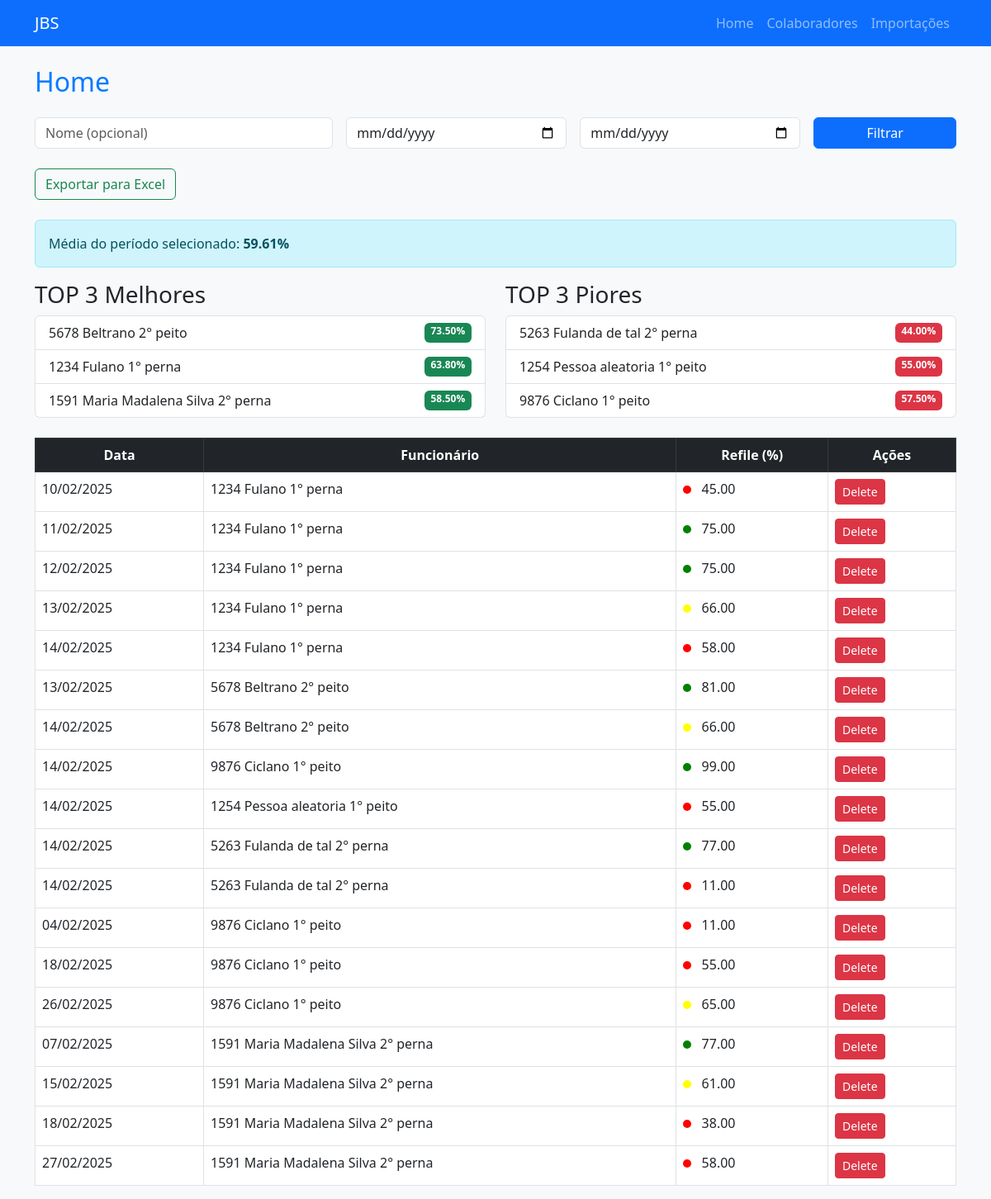
Screenshot of / (signed in) with the database file from the repository.
### app/models.py (models this page shows)
class Colaborador(db.Model):
    id = db.Column(db.Integer, primary_key=True)
    nome = db.Column(db.String(100), nullable=False)
    cargo = db.Column(db.String(100), nullable=False)
    importacoes = db.relationship('Importacao', backref='colaborador', cascade='all, delete-orphan')

class Importacao(db.Model):
    id = db.Column(db.Integer, primary_key=True)
    data = db.Column(db.Date, nullable=False)
    funcionario_id = db.Column(db.Integer, db.ForeignKey('colaborador.id'), nullable=False)
    refile = db.Column(db.Float, nullable=False)

### app/routes.py (the view)
@main.route('/', methods=['GET'])
def home():
    nome = request.args.get('nome', '').strip()
    data_inicial = request.args.get('data_inicial')
    data_final = request.args.get('data_final')
    query = Importacao.query.join(Colaborador).add_columns(
    Importacao.id,  # Include the ID field
    Colaborador.nome,
    Importacao.data,
    Importacao.refile
)
    if nome:
        query = query.filter(Colaborador.nome.ilike(f"%{nome}%"))
    if data_inicial:
        query = query.filter(Importacao.data >= datetime.datetime.strptime(data_inicial, '%Y-%m-%d').date())
    if data_final:
        query = query.filter(Importacao.data <= datetime.datetime.strptime(data_final, '%Y-%m-%d').date())
    resultados = query.all()
    if 'user_id' not in session:
        return redirect(url_for('auth.login'))
    media = sum(r.refile for r in resultados) / len(resultados) if resultados else None
    top_melhores_filtrados = (
        db.session.query(Colaborador.nome, func.avg(Importacao.refile).label('media_refile'))
        .join(Importacao)
        .group_by(Colaborador.id)
        .order_by(func.avg(Importacao.refile).desc())
        .filter(
            Colaborador.nome.ilike(f"%{nome}%") if nome else True,
            Importacao.data >= datetime.datetime.strptime(data_inicial, '%Y-%m-%d').date() if data_inicial else True,
            Importacao.data <= datetime.datetime.strptime(data_final, '%Y-%m-%d').date() if data_final else True
        )
        .limit(3)
        .all()
    )
    top_piores_filtrados = (
        db.session.query(Colaborador.nome, func.avg(Importacao.refile).label('media_refile'))
        .join(Importacao)
        .group_by(Colaborador.id)
        .order_by(func.avg(Importacao.refile))
        .filter(
            Colaborador.nome.ilike(f"%{nome}%") if nome else True,
            Importacao.data >= datetime.datetime.strptime(data_inicial, '%Y-%m-%d').date() if data_inicial else True,
            Importacao.data <= datetime.datetime.strptime(data_final, '%Y-%m-%d').date() if data_final else True
        )
        .limit(3)
        .all()
    )
    top_melhores_geral = (
        db.session.query(Colaborador.nome, func.avg(Importacao.refile).label('media_refile'))
        .join(Importacao)
        .group_by(Colaborador.id)
        .order_by(func.avg(Importacao.refile).desc())
        .limit(3)
        .all()
    )
    top_piores_geral = (
        db.session.query(Colaborador.nome, func.avg(Importacao.refile).label('media_refile'))
        .join(Importacao)
        .group_by(Colaborador.id)
        .order_by(func.avg(Importacao.refile))
        .limit(3)
        .all()
    )
    return render_template(
        'home.html',
        resultados=resultados,
        media=media,
        top_melhores_filtrados=top_melhores_filtrados,
        top_piores_filtrados=top_piores_filtrados,
        top_melhores_geral=top_melhores_geral,
        top_piores_geral=top_piores_geral,
    )

### app/__init__.py (called while the page is built)
def create_app():
    app = Flask(__name__, template_folder='templates')
    app.config['SECRET_KEY'] = 'your_secret_key_here'
    app.config['SQLALCHEMY_DATABASE_URI'] = 'sqlite:///app.db'
    app.config['SQLALCHEMY_TRACK_MODIFICATIONS'] = False
    db.init_app(app)
    migrate.init_app(app, db)
    from app.routes import main
    from app.auth import auth
    app.register_blueprint(main)
    app.register_blueprint(auth, url_prefix='/auth')
    @app.before_request
    def check_user_logged_in():
        open_endpoints = ['auth.login', 'auth.register']  # Add more if needed
        if 'user_id' not in session and request.endpoint not in open_endpoints:
            return redirect(url_for('auth.login'))
    with app.app_context():
        db.create_all()
    return app

### app/templates/home.html
{% extends 'base.html' %}
{% block content %}
<h2 class="mb-4">Home</h2>
<form method="GET" class="row g-3 mb-4">
    <div class="col-md-4">
        <input type="text" name="nome" class="form-control" placeholder="Nome (opcional)" value="{{ request.args.get('nome', '') }}">
    </div>
    <div class="col-md-3">
        <input type="date" name="data_inicial" class="form-control" value="{{ request.args.get('data_inicial', '') }}">
    </div>
    <div class="col-md-3">
        <input type="date" name="data_final" class="form-control" value="{{ request.args.get('data_final', '') }}">
    </div>
    <div class="col-md-2">
        <button type="submit" class="btn btn-primary w-100">Filtrar</button>
    </div>
</form>
<form method="GET" action="{{ url_for('main.exportar_excel') }}" class="mb-4">
    <button type="submit" class="btn btn-outline-success">Exportar para Excel</button>
</form>
{% if media is not none %}
<p class="alert alert-info">Média do período selecionado: <strong>{{ "%.2f" | format(media) }}%</strong></p>
{% else %}
<p class="alert alert-warning">Nenhum dado encontrado para o período selecionado.</p>
{% endif %}
<div class="row">
    <div class="col-md-6">
        <h3>TOP 3 Melhores</h3>
        <ul class="list-group">
            {% if top_melhores_filtrados %}
                {% for item in top_melhores_filtrados %}
                <li class="list-group-item d-flex justify-content-between">
                    {{ item[0] }} <span class="badge bg-success">{{ "%.2f" | format(item[1]) }}%</span>
                </li>
                {% endfor %}
            {% else %}
                {% for item in top_melhores_geral %}
                <li class="list-group-item d-flex justify-content-between">
                    {{ item[0] }} <span class="badge bg-success">{{ "%.2f" | format(item[1]) }}%</span>
                </li>
                {% endfor %}
            {% endif %}
        </ul>
    </div>
    <div class="col-md-6">
        <h3>TOP 3 Piores</h3>
        <ul class="list-group">
            {% if top_piores_filtrados %}
                {% for item in top_piores_filtrados %}
                <li class="list-group-item d-flex justify-content-between">
                    {{ item[0] }} <span class="badge bg-danger">{{ "%.2f" | format(item[1]) }}%</span>
                </li>
                {% endfor %}
            {% else %}
                {% for item in top_piores_geral %}
                <li class="list-group-item d-flex justify-content-between">
                    {{ item[0] }} <span class="badge bg-danger">{{ "%.2f" | format(item[1]) }}%</span>
                </li>
                {% endfor %}
            {% endif %}
        </ul>
    </div>
</div>
<table class="table table-bordered mt-4">
    <thead class="table-dark">
        <tr>
            <th>Data</th>
            <th>Funcionário</th>
            <th>Refile (%)</th>
            <th>Ações</th>
        </tr>
    </thead>
    <tbody>
        {% for resultado in resultados %}
        <tr>
            <td>{{ resultado.data.strftime('%d/%m/%Y') }}</td>
            <td>{{ resultado.nome }}</td>
            <td>
                <span style="height: 10px; width: 10px; display: inline-block; border-radius: 50%; margin-right: 8px; background-color:
                    {% if resultado.refile >= 70 %} green
                    {% elif 60 <= resultado.refile < 70 %} yellow
                    {% else %} red {% endif %};">
                </span>
                {{ "%.2f" | format(resultado.refile) }}
            </td>
            <td>
                <form method="POST" action="{{ url_for('main.delete_result', id=resultado.id) }}"
                      onsubmit="return confirm('Vai deletar mesmo?');">
                    <button type="submit" class="btn btn-danger btn-sm">Delete</button>
                </form>
            </td>
        </tr>
        {% endfor %}
    </tbody>
</table>
{% endblock %}

### app/templates/base.html (shortened to what this page needs)
<!DOCTYPE html>
<html lang="pt-BR">
<head>
    <link
        href="https://cdn.jsdelivr.net/npm/bootstrap@5.3.0/dist/css/bootstrap.min.css"
        rel="stylesheet"
    >
    <link rel="stylesheet" href="{{ url_for('static', filename='styles.css') }}">
</head>
<body class="bg-light">
    <nav class="navbar navbar-expand-lg navbar-dark bg-primary">
        <div class="container">
            <a class="navbar-brand" href="{{ url_for('main.home') }}">JBS</a>
            <div class="collapse navbar-collapse">
                <ul class="navbar-nav ms-auto">
                    <li class="nav-item"><a class="nav-link" href="{{ url_for('main.home') }}">Home</a></li>
                    <li class="nav-item"><a class="nav-link" href="{{ url_for('main.colaboradores') }}">Colaboradores</a></li>
                    <li class="nav-item"><a class="nav-link" href="{{ url_for('main.importacoes') }}">Importações</a></li>
                </ul>
            </div>
        </div>
    </nav>
    <main class="container mt-4">
        {% block content %}{% endblock %}
    </main>
</body>
</html>

### app/static/styles.css (style rules this page uses)
body { background-color: #f8f9fa; }
h2 { color: #007bff; }
.table th { text-align: center; }

### rows the page displays
Colaborador: nome "5678 Beltrano 2° peito", item "73.50"
Colaborador: nome "1234 Fulano 1° perna", item "63.80"
Colaborador: nome "1591 Maria Madalena Silva 2° perna", item "58.50"
Colaborador: nome "5263 Fulanda de tal 2° perna", item "44.00"
Colaborador: nome "1254 Pessoa aleatoria 1° peito", item "55.00"
Colaborador: nome "9876 Ciclano 1° peito", item "57.50"
Importacao: data "10/02/2025", nome "1234 Fulano 1° perna", refile "45.00"
Importacao: data "11/02/2025", nome "1234 Fulano 1° perna", refile "75.00"
Importacao: data "12/02/2025", nome "1234 Fulano 1° perna", refile "75.00"
Importacao: data "13/02/2025", nome "1234 Fulano 1° perna", refile "66.00"
Importacao: data "14/02/2025", nome "1234 Fulano 1° perna", refile "58.00"
Importacao: data "13/02/2025", nome "5678 Beltrano 2° peito", refile "81.00"
Importacao: data "14/02/2025", nome "5678 Beltrano 2° peito", refile "66.00"
Importacao: data "14/02/2025", nome "9876 Ciclano 1° peito", refile "99.00"
Importacao: data "14/02/2025", nome "1254 Pessoa aleatoria 1° peito", refile "55.00"
Importacao: data "14/02/2025", nome "5263 Fulanda de tal 2° perna", refile "77.00"
Importacao: data "14/02/2025", nome "5263 Fulanda de tal 2° perna", refile "11.00"
Importacao: data "04/02/2025", nome "9876 Ciclano 1° peito", refile "11.00"
Importacao: data "18/02/2025", nome "9876 Ciclano 1° peito", refile "55.00"
Importacao: data "26/02/2025", nome "9876 Ciclano 1° peito", refile "65.00"
Importacao: data "07/02/2025", nome "1591 Maria Madalena Silva 2° perna", refile "77.00"
Importacao: data "15/02/2025", nome "1591 Maria Madalena Silva 2° perna", refile "61.00"
Importacao: data "18/02/2025", nome "1591 Maria Madalena Silva 2° perna", refile "38.00"
Importacao: data "27/02/2025", nome "1591 Maria Madalena Silva 2° perna", refile "58.00"

### other values shown
{{ "%.2f" | format(media) }} "59.61"
